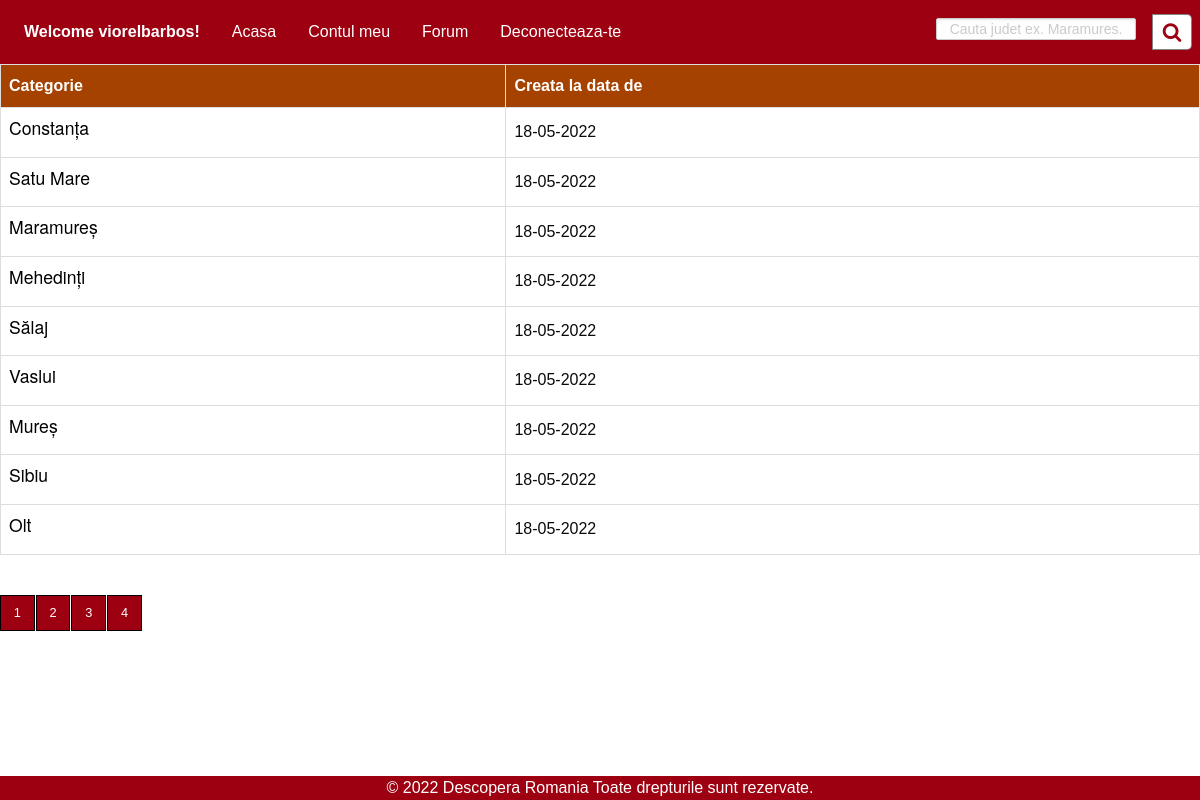
The app's page /category.php?pg=4 (signed in) with its own data.
### tables this page shows
CREATE TABLE `pages` (
  `id` int(11) NOT NULL,
  `pg_name` varchar(20) NOT NULL,
  `nume_meniu` varchar(17) NOT NULL,
  `tip_user` int(11) NOT NULL
);

CREATE TABLE `judete` (
  `id` int(11) NOT NULL,
  `code` varchar(55) NOT NULL,
  `name` varchar(64) NOT NULL
);

### category.php (the view, shortened to what this page needs)
<html>
  <link rel="stylesheet" href="css/foundation.css" />
  <link rel="stylesheet" href="css/app.css" />
  <link rel="stylesheet" href="css/app.css" />
  <link rel="stylesheet" href="css/styleAuth.css" />
</html>
<?php
include 'db.php';
include 'header-admin.php';
if($_SESSION['type'] == 1) {
    $start = 0;
    $limit = 7;
    $id = 1;
}
else {
    $limit = 11;
    $id = 1;
}
    if (isset($_GET['pg'])) {
        $id = $_GET['pg'];
    }
    else {
      $id = 1;
    }
    $start = ($id - 1) * $limit;
    $sql_jud = "SELECT * FROM judete LIMIT $start, $limit";
    $result_jud = mysqli_query($con, $sql_jud);
    if (!$result_jud)
        die('Invalid querry:' . mysqli_error($con));
    else {
        echo "<table id = \"customers\">";
        echo "<tr><th><b>Categorie</b></th><th><b>Creata la data de</b></th></tr>";
        while ($table_data = mysqli_fetch_array($result_jud, MYSQLI_ASSOC)) {
            echo "<tr><td>";
            echo '<h3><a href="topic.php?jud=' . $table_data['name'] . '">' . $table_data['name'] . '</a><h3>';
            echo "</td>";
            echo "<td>";
            echo "18-05-2022";
            echo "</td></tr>";
        }
        echo "</table>";
        $rows = mysqli_num_rows(mysqli_query($con, "SELECT * FROM judete "));
        $total = ceil($rows / $limit);
        echo "<div class='container'>";
        echo "<ul class='pagination'>";
        for ($i = 1; $i <= $total; $i++) {
            if ($i == $id) {
                echo "<li><a href='?pg=" . $i . "'>" . $i . "</a></li>";
            } else {
                echo "<li><a href='?pg=" . $i . "'>" . $i . "</a></li>";
            }
        }
        echo "</ul>";
        echo "</div>";
        include('footer.php');
    }
?>

### header-admin.php (shortened to what this page needs)
<link rel="stylesheet" href="https://cdnjs.cloudflare.com/ajax/libs/font-awesome/4.7.0/css/font-awesome.min.css">
<div class="top-bar">
        <div class="top-bar-left">
            <ul class="dropdown menu" data-dropdown-menu>
                <li class="menu-text">Welcome <?php echo $_SESSION['username']; ?>!</li>
                <?php
                    include('verificare.php');
                    $user_type = $_SESSION['type'];
                    $sql_pagini = "SELECT * FROM pages WHERE tip_user in ('$user_type', '2')";
                    $result_pagini = mysqli_query($con, $sql_pagini);
                    while ($table_data = mysqli_fetch_array($result_pagini, MYSQLI_ASSOC)) {
                        echo "<li><a href=".$table_data['pg_name'].">".$table_data['nume_meniu']."</a></li>";
                    }
                ?>
            </ul>
        </div>
        <div class="wrap">
            <div class="search">
            <form id="usrform" action="" method="post">
                <input name = "cautare" type="text" class="searchTerm" placeholder="Cauta judet ex. Maramures.">
                    <button name ="cauta" type="submit" class="searchButton"><i class="fa fa-search"></i></button>
            </form>
            </div>
        </div>
</div>

### css/app.css (style rules this page uses)
.search { width: 100%; position: relative; display: flex; }
.searchTerm { width: 100%; border: 3px solid #00B4CC; border-right: none; height: 20px; border-radius: 5px 0 0 5px; outline: none; color: #9DBFAF; }
.searchButton { width: 40px; height: 36px; border: 1px solid #0000007c; background: #ffffff; text-align: center; color: #9d0011; border-radius: 0 5px 5px 0; cursor: pointer; font-size: 20px; float: right; }
.pagination { justify-content: left; }
.container { width: 100%; display: flex; justify-content: start; flex-direction: column; align-items: flex-start; }
#customers { margin-bottom: 40px; }

### css/styleAuth.css (style rules this page uses)
a { color: #0067ab; text-decoration: none; }
input[type='text'], input[type='email'], input[type='password'] { width: 200px; border-radius: 2px; border: 1px solid #CCC; padding: 10px; color: #333; font-size: 14px; margin-top: 10px; text-align: center; }

### category.php (style rules this page uses)
.top-bar, .top-bar ul { background-color: #ff0000; color: white; }
a { color: white; }
#customers { font-family: Arial, Helvetica, sans-serif; border-collapse: collapse; width: 100%; }
#customers td, #customers th { border: 1px solid #ddd; padding: 8px; }
#customers tr { background-color: white; }
#customers th { padding-top: 12px; padding-bottom: 12px; text-align: left; background-color: #a64200; color: white; }
ul.pagination a { display: inline-block; vertical-align: middle; margin: 0 0 1rem 0; font-family: inherit; padding: 0.85em 1em; -webkit-appearance: none; border: 1px solid rgb(0, 0, 0); border-radius: 0; transition: background-color 0.25s ease-out, color 0.25s ease-out; font-size: 0.8rem; line-height: 1; text-align: center; cursor: pointer; background-color: #9d0011; color: #fefefe; }
td>h3>a { color: black; font-size: 1.1rem; }
.top-bar { width: 100%; }

### header-admin.php (style rules this page uses)
.wrap form { width: 313px; justify-content: flex-end; display: flex; align-items: center; flex-direction: row; }
.wrap { width:313px; }
.top-bar, .top-bar ul { background-color: #9d0011; }

### records on screen
pages: nume_meniu "Acasa"
pages: nume_meniu "Contul meu"
pages: nume_meniu "Forum"
pages: nume_meniu "Deconecteaza-te"
judete: name "Constanța"
judete: name "Satu Mare"
judete: name "Maramureș"
judete: name "Mehedinți"
judete: name "Sălaj"
judete: name "Vaslui"
judete: name "Mureș"
judete: name "Sibiu"
judete: name "Olt"

### other values on screen
$_SESSION['username'] "viorelbarbos"
